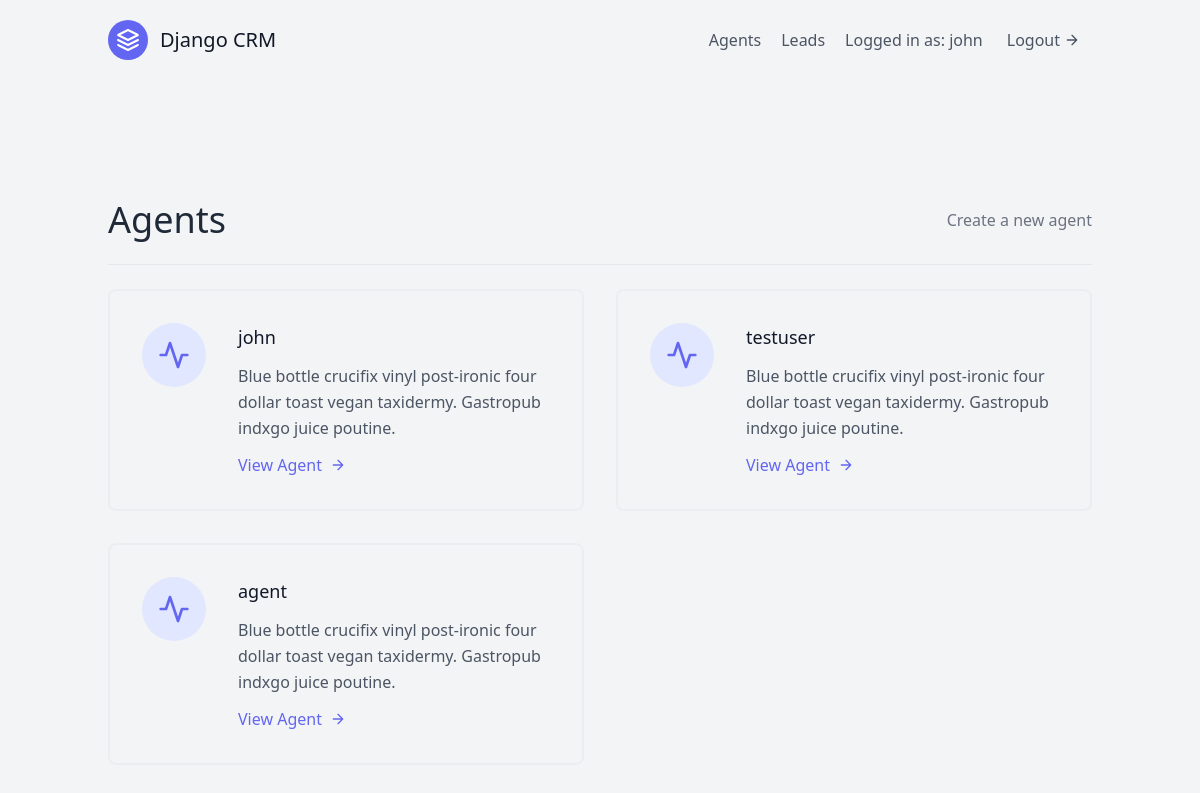
/agents/ (signed in), run on an earlier commit of the app's database.
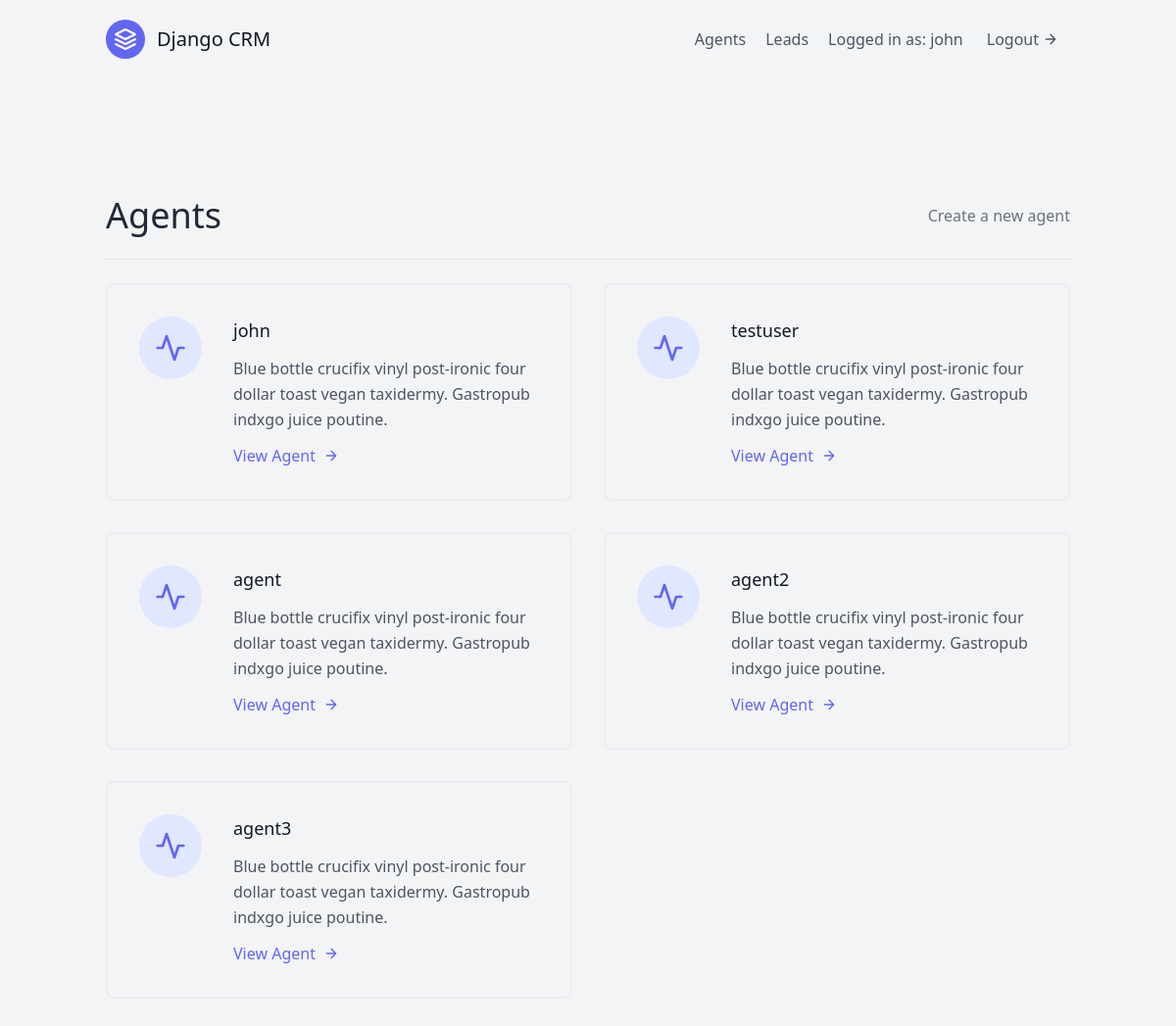
And on a later commit of the database.
### leads/models.py (models this page shows, shortened)
class Agent(models.Model):
    user = models.OneToOneField(User, on_delete=models.CASCADE)
    organization = models.ForeignKey(UserProfile, on_delete=models.CASCADE)

class User(AbstractUser):
    is_organizer = models.BooleanField(default= True)
    is_agent = models.BooleanField(default= False)

### agents/views.py (the view)
# urls.py: path('', AgentListView.as_view(), name='agent-list'),
class AgentListView(OrganizerAndLoginRequiredMixin, generic.ListView):
  template_name = 'agents/agent_list.html'
  def get_queryset(self):
    organization = self.request.user.userprofile
    return Agent.objects.filter(organization = organization)

### agents/mixins.py (called while the page is built)
    def dispatch(self, request, *args, **kwargs):
        if not request.user.is_authenticated or not request.user.is_organizer:
            return redirect("leads:lead-list")
        return super().dispatch(request, *args, **kwargs)

### agents/templates/agents/agent_list.html
{% extends "base.html" %}
{% block content %}
<section class="text-gray-600 body-font">
  <div class="container px-5 py-24 mx-auto flex flex-wrap">
   <div  class="w-full mb-6 py-6 flex justify-between items-center border-b border-gray-200">
      <div>
         <h1 class='text-4xl text-gray-800'> Agents </h1>
      </div>
      <div>
         <a class='text-gray-500 hover:text-blue-500' href="{% url 'agents:agent-create' %}">Create a new agent</a>
      </div>
   </div>
      <div class="flex flex-wrap -m-4">
        {% for agent in object_list %}
         <div class="p-4 lg:w-1/2 md:w-full">
            <div class="flex border-2 rounded-lg border-gray-200 border-opacity-50 p-8 sm:flex-row flex-col">
               <div class="w-16 h-16 sm:mr-8 sm:mb-0 mb-4 inline-flex items-center justify-center rounded-full bg-indigo-100 text-indigo-500 flex-shrink-0">
                  <svg fill="none" stroke="currentColor" stroke-linecap="round" stroke-linejoin="round" stroke-width="2" class="w-8 h-8" viewBox="0 0 24 24">
                  <path d="M22 12h-4l-3 9L9 3l-3 9H2"></path>
                  </svg>
               </div>
               <div class="flex-grow">
                  <h2 class="text-gray-900 text-lg title-font font-medium mb-3">{{agent.user.username}}</h2>
                  <p class="leading-relaxed text-base">Blue bottle crucifix vinyl post-ironic four dollar toast vegan taxidermy. Gastropub indxgo juice poutine.</p>
                  <a href="{% url 'agents:agent-detail' agent.pk %}" class="mt-3 text-indigo-500 inline-flex items-center">View Agent
                  <svg fill="none" stroke="currentColor" stroke-linecap="round" stroke-linejoin="round" stroke-width="2" class="w-4 h-4 ml-2" viewBox="0 0 24 24">
                     <path d="M5 12h14M12 5l7 7-7 7"></path>
                  </svg>
                  </a>
               </div>
            </div>
         </div>
      {% endfor %}
      </div>
  </div>
</section>
{% endblock content %}

What changed in the data, as far as the page shows it:
added Agent: user.username "agent2"
added Agent: user.username "agent3"
